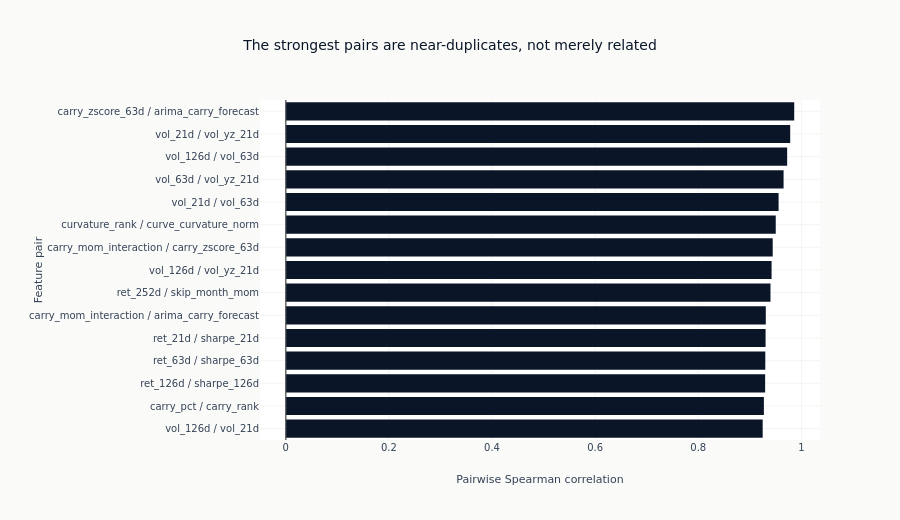

The notebook cell this image was saved under:
### Markdown cell above
### The strongest pairs

A full correlation matrix over this many features has tick labels too small to read
and is mostly empty space. What has to be decided is which pairs are one piece of
evidence counted twice, so the strongest are ranked instead. The count above the
threshold is printed rather than written into the title, so it cannot go stale.

### Code cell
ranked_pairs = sorted(high_corr_pairs, key=lambda item: -abs(item[2]))[:TOP_PAIRS]
if ranked_pairs:
    # Anchored at zero and extended only as far as the pairs actually reach, so a set of
    # pairs that are all one sign does not leave half the axis empty.
    rhos = [rho for _, _, rho in ranked_pairs]
    pair_range = [min(0.0, min(rhos)) - 0.05, max(0.0, max(rhos)) + 0.05]
    fig = go.Figure(
        go.Bar(
            x=[rho for _, _, rho in ranked_pairs][::-1],
            y=[f"{a} / {b}" for a, b, _ in ranked_pairs][::-1],
            orientation="h",
            marker_color=[
                COLORS["blue"] if rho > 0 else COLORS["copper"] for _, _, rho in ranked_pairs
            ][::-1],
            showlegend=False,
        )
    )
    fig.add_vline(x=0, line=dict(color=GRAY_FILLS["border"], width=1))
    fig.update_layout(
        template="ml4t",
        height=520,
        width=900,
        title_text="The strongest pairs are near-duplicates, not merely related",
        xaxis_title="Pairwise Spearman correlation",
        xaxis_range=pair_range,
        yaxis_title="Feature pair",
        margin=dict(l=260),
    )
    show_plotly_with_alt(
        fig,
        "Horizontal bar chart of pairwise Spearman correlation, one bar per feature pair, "
        "sorted from the most correlated at the top. Every bar reaches past 0.9 and the "
        "strongest approaches 1.0, and the bars shorten only slightly down the list, so the "
        "chart is a nearly flat block rather than a decaying one. The pair labels show why: "
        "most are the same quantity at two windows or a level beside its own rank.",
    )

### Figure 1 — Plotly figure (JSON) as saved in the notebook; plotly's stock layout.template omitted (floating-point values rounded to 4 significant figures)
{"data": [{"marker": {"color": ["#0a1628", "#0a1628", "#0a1628", "#0a1628", "#0a1628", "#0a1628", "#0a1628", "#0a1628", "#0a1628", "#0a1628", "#0a1628", "#0a1628", "#0a1628", "#0a1628", "#0a1628"]}, "orientation": "h", "showlegend": false, "type": "bar", "x": [0.9249, 0.9273, 0.9297, 0.93, 0.9306, 0.931, 0.9401, 0.9422, 0.9444, 0.9503, 0.9558, 0.9655, 0.9724, 0.9783, 0.9861], "y": ["vol_126d / vol_21d", "carry_pct / carry_rank", "ret_126d / sharpe_126d", "ret_63d / sharpe_63d", "ret_21d / sharpe_21d", "carry_mom_interaction / arima_carry_forecast", "ret_252d / skip_month_mom", "vol_126d / vol_yz_21d", "carry_mom_interaction / carry_zscore_63d", "curvature_rank / curve_curvature_norm", "vol_21d / vol_63d", "vol_63d / vol_yz_21d", "vol_126d / vol_63d", "vol_21d / vol_yz_21d", "carry_zscore_63d / arima_carry_forecast"]}], "layout": {"height": 520, "margin": {"l": 260}, "shapes": [{"line": {"color": "#666666", "width": 1}, "type": "line", "x0": 0, "x1": 0, "xref": "x", "y0": 0, "y1": 1, "yref": "y domain"}], "title": {"text": "The strongest pairs are near-duplicates, not merely related"}, "width": 900, "xaxis": {"range": [-0.05, 1.036], "title": {"text": "Pairwise Spearman correlation"}}, "yaxis": {"title": {"text": "Feature pair"}}}}
